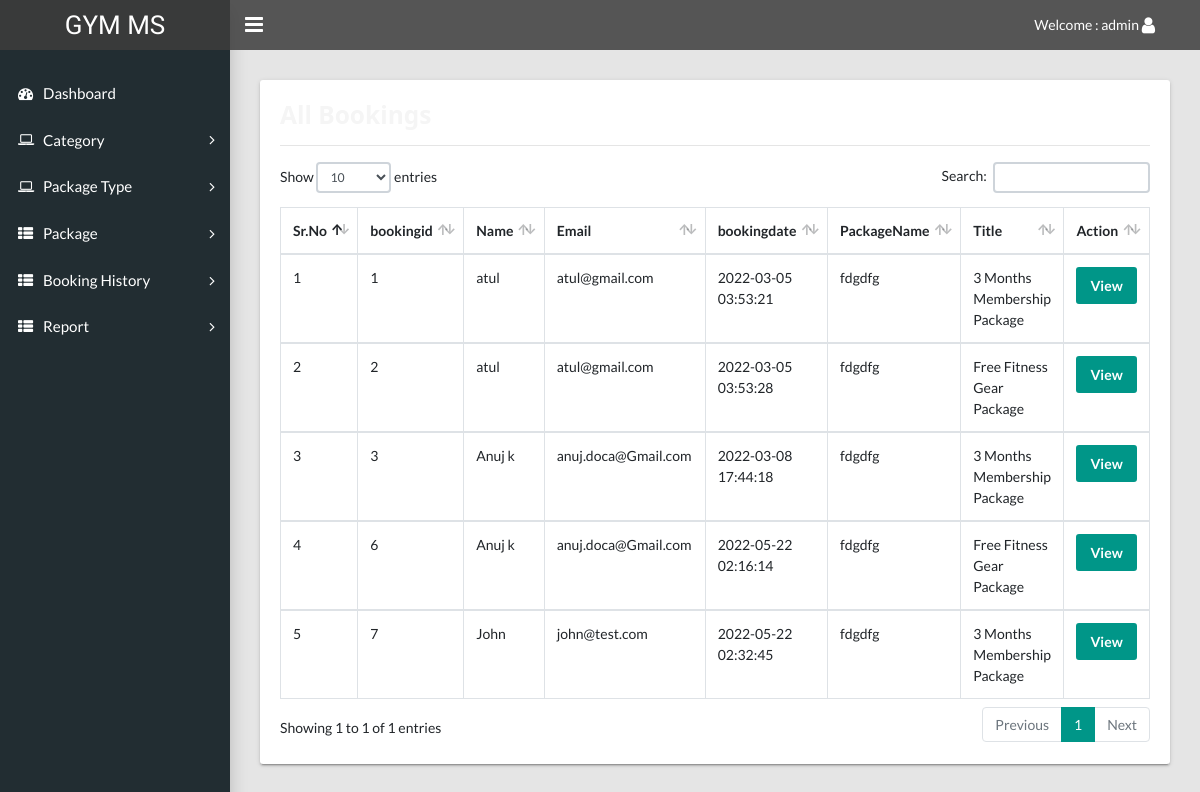
Page /admin/booking-history.php (signed in) on the committed database.
### tables this page shows
CREATE TABLE `tblbooking` (
  `id` int(11) NOT NULL,
  `package_id` varchar(45) DEFAULT NULL,
  `userid` varchar(45) DEFAULT NULL,
  `booking_date` timestamp NULL DEFAULT current_timestamp(),
  `payment` varchar(45) DEFAULT NULL,
  `paymentType` varchar(45) DEFAULT NULL
);

CREATE TABLE `tbluser` (
  `id` int(11) NOT NULL,
  `fname` varchar(45) DEFAULT NULL,
  `lname` varchar(45) DEFAULT NULL,
  `email` varchar(45) DEFAULT NULL,
  `mobile` varchar(45) DEFAULT NULL,
  `password` varchar(100) DEFAULT NULL,
  `state` varchar(45) DEFAULT NULL,
  `city` varchar(45) DEFAULT NULL,
  `address` varchar(200) DEFAULT NULL,
  `create_date` timestamp NULL DEFAULT current_timestamp()
);

CREATE TABLE `tblpackage` (
  `id` int(11) NOT NULL,
  `cate_id` varchar(45) DEFAULT NULL,
  `PackageName` varchar(45) DEFAULT NULL
);

CREATE TABLE `tbladdpackage` (
  `id` int(11) NOT NULL,
  `category` varchar(45) DEFAULT NULL,
  `titlename` varchar(450) DEFAULT NULL,
  `PackageType` varchar(45) DEFAULT NULL,
  `PackageDuratiobn` varchar(45) DEFAULT NULL,
  `Price` varchar(45) DEFAULT NULL,
  `uploadphoto` varchar(450) DEFAULT NULL,
  `Description` varchar(450) DEFAULT NULL,
  `create_date` timestamp NULL DEFAULT current_timestamp()
);

### admin/booking-history.php (the view, shortened to what this page needs)
<?php session_start();
include  'include/config.php';
if (strlen($_SESSION['adminid']==0)) {
  header('location:logout.php');
  } else{
?>
<!DOCTYPE html>
<html lang="en">
  <head>
    <link rel="stylesheet" type="text/css" href="css/main.css">
    <link rel="stylesheet" type="text/css" href="https://maxcdn.bootstrapcdn.com/font-awesome/4.7.0/css/font-awesome.min.css">
  </head>
  <body class="app sidebar-mini rtl">
   <?php include 'include/header.php'; ?>
    <?php include 'include/sidebar.php'; ?>
    <main class="app-content">
       <div class="row">
        <div class="col-md-12">
          <div class="tile">
            <div class="tile-body">
              <h3>All Bookings</h3>
              <hr />
              <table class="table table-hover table-bordered" id="sampleTable">
                <thead>
                  <tr>
                    <th>Sr.No</th>
        <th>bookingid</th>
        <th>Name</th>
        <th>Email</th>
        <th>bookingdate</th>
                <th>PackageName</th>
        <th>Title</th>
        <th>Action</th>
                  </tr>
                </thead>
               <?php
                  $sql="SELECT t1.id as bookingid,t3.fname as Name, t3.email as email,t1.booking_date as bookingdate,t2.titlename as title,t2.PackageDuratiobn as PackageDuratiobn,
t2.Price as Price,t2.Description as Description,t4.category_name as category_name,t5.PackageName as PackageName FROM tblbooking as t1
 join tbladdpackage as t2
on t1.package_id =t2.id
join tbluser as t3
on t1.userid=t3.id
join tblcategory as t4
on t2.category=t4.id
join tblpackage as t5
on t2.PackageType=t5.id";
                  $query= $dbh->prepare($sql);
                  $query-> execute();
                  $results = $query -> fetchAll(PDO::FETCH_OBJ);
                  $cnt=1;
                  if($query -> rowCount() > 0)
                  {
                  foreach($results as $result)
                  {
                  ?>
                <tbody>
                  <tr>
                    <td><?php echo($cnt);?></td>
                    <td ><?php echo htmlentities($result->bookingid);?></td>
                    <td><?php echo htmlentities($result->Name);?></td>
                    <td><?php echo htmlentities($result->email);?></td>
                    <td><?php echo htmlentities($result->bookingdate);?></td>
                      <td><?php echo htmlentities($result->PackageName);?></td>
                    <td ><?php echo htmlentities($result->title);?></td>
                     <td>
                      <a href="booking-history-details.php?bookingid=<?php echo htmlentities($result->bookingid);?>"><button class="btn btn-primary" type="button">View</button></a>
                     </td>
                  </tr>
                    <?php  $cnt=$cnt+1; } } ?>
                </tbody>
              </table>
            </div>
          </div>
        </div>
      </div>
    </main>
  </body>
</html>
<?php } ?>

### rows in the picture
tblbooking: id "1", userid.fname "atul", userid.email "atul@gmail.com", booking_date "2022-03-05 03:53:21", tblpackage.PackageName "fdgdfg", tbladdpackage.titlename "3 Months Membership Package"
tblbooking: id "2", userid.fname "atul", userid.email "atul@gmail.com", booking_date "2022-03-05 03:53:28", package.PackageName "fdgdfg", tbladdpackage.titlename "Free Fitness Gear Package"
tblbooking: id "3", userid.fname "Anuj k", userid.email "anuj.doca@Gmail.com", booking_date "2022-03-08 17:44:18", tblpackage.PackageName "fdgdfg", tbladdpackage.titlename "3 Months Membership Package"
tblbooking: id "6", userid.fname "Anuj k", userid.email "anuj.doca@Gmail.com", booking_date "2022-05-22 02:16:14", package.PackageName "fdgdfg", tbladdpackage.titlename "Free Fitness Gear Package"
tblbooking: id "7", userid.fname "John", userid.email "john@test.com", booking_date "2022-05-22 02:32:45", tblpackage.PackageName "fdgdfg", tbladdpackage.titlename "3 Months Membership Package"

### other values in the picture
$_SESSION['name'] "admin"
